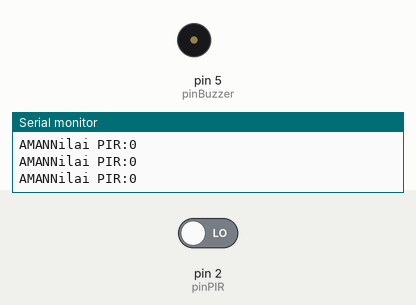
Recording of a sketch running on a simulated Arduino Uno, built with avr-gcc and run on an emulated ATmega328P. On the bench: buzzer (waves = sounding, pin HIGH), the last lines printed to the serial monitor. The test bench sets the inputs (shaded band); at power-on: pin 2 (pinPIR) LOW.

Above: at 2.0 s.
2.1 s: pin 2 (pinPIR) driven HIGH
At 3.65 s:
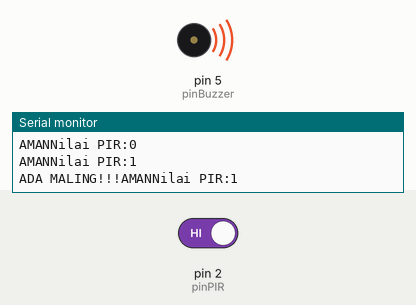
5.3 s: pin 2 (pinPIR) driven LOW
At 5.75 s:
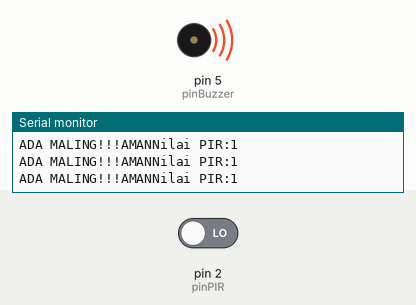
Timing chart, 0 to 8.3 s (numbered marks = the images above; inputs shaded):
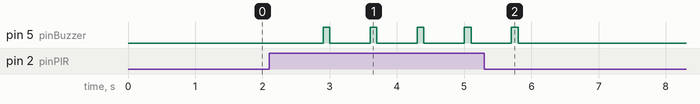

The sketch:

1.Sensor_PIR.ino
```cpp
//Inisialisasi pembuatan variable
int pinPIR  =2;
int pinBuzzer  =5;

void setup() {
 //Menentukan Fungsionalitas dari PIN pada Microcontroller
 Serial.begin(9600);
 pinMode(pinPIR,INPUT);
 pinMode(pinBuzzer,OUTPUT);
}

void loop() {

//baca data
 int bacaPIR=digitalRead(pinPIR); //Membaca Nilai Sensor PIR

 //Print ke Serial Monitor
 Serial.print("Nilai PIR:");
 Serial.print(bacaPIR);
 Serial.println();
 delay(500);


//LOGIKA

  if(bacaPIR==1){
  digitalWrite(pinBuzzer,HIGH);
  delay(100);
  digitalWrite(pinBuzzer,LOW);
  delay(100);
  Serial.print("ADA MALING!!!");

  }else{
  digitalWrite(pinBuzzer,LOW);
  delay(100);}
  Serial.print("AMAN");
}
```

Measured:
- after the input at 2.1 s, pin 5 (pinBuzzer): alternates HIGH for 0.10 s and LOW for 0.60 s, starting after 0.80 s
- after the input at 5.3 s, pin 5 (pinBuzzer): goes on until 5.8 s, then stays LOW
